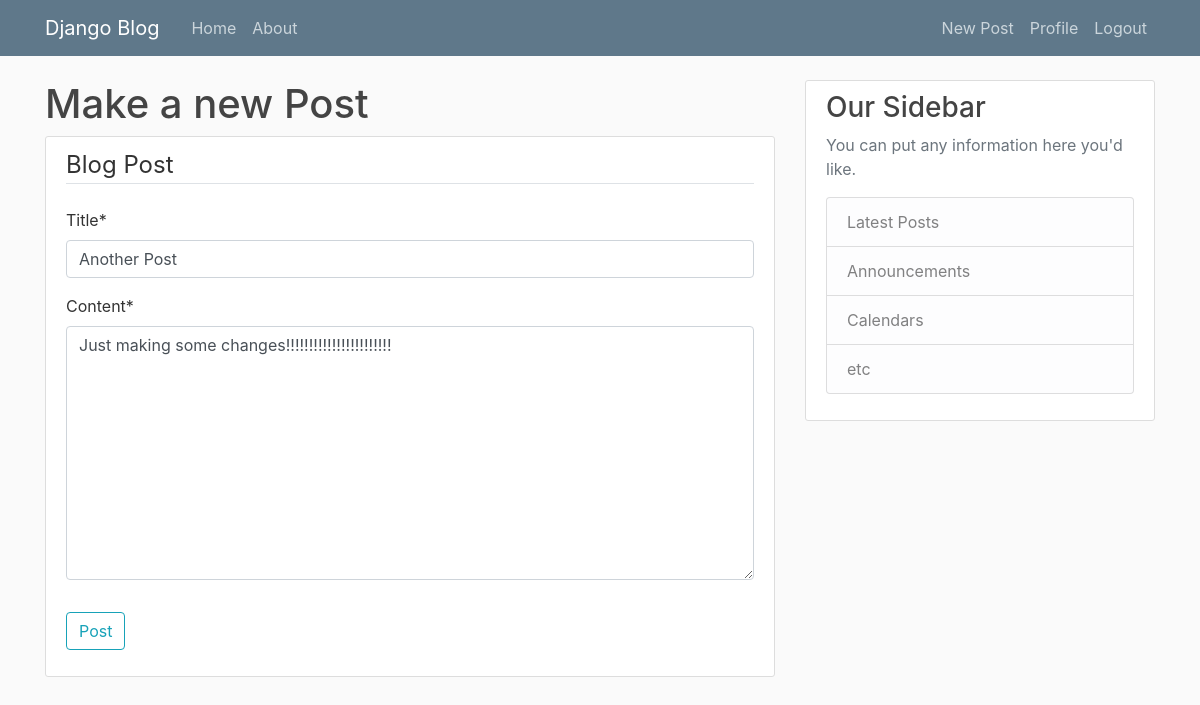
The app's page /post/31/update/ (signed in) with its own data.
### blog/models.py (models this page shows, shortened)
class Post(models.Model):
    title = models.CharField(max_length=150)
    content=models.TextField()
    date_posted= models.DateTimeField(default=timezone.now) #auto_now_add =True
    author = models.ForeignKey(User, on_delete= models.CASCADE)

### blog/views.py (the view, shortened to what this page needs)
# urls.py: path('post/<int:pk>/update/', PostUpdateView.as_view(), name='post-update'),
class PostUpdateView(LoginRequiredMixin, UserPassesTestMixin, UpdateView):
    model = Post
    fields = ['title', 'content']
    def test_func(self):
        post = self.get_object()
        if self.request.user == post.author:
            return True
        return False

### blog/templates/blog/post_form.html (shortened to what this page needs)
{% extends "blog/base.html" %}
{% load crispy_forms_tags %}
{% block content %}
    <h1>Make a new Post</h1>
    <div class="content-section">
        <form method= "POST">
            <fieldset class="form-group">
                <legend class="border-bottom mb-4">Blog Post</legend>
                {{ form|crispy }}
            </fieldset>
            <div class="form-group">
                <button class="btn btn-outline-info" type="submit">Post</button>
            </div>
        </form>
    </div>
{% endblock content %}

### blog/static/blog/main.css (style rules this page uses)
body { background: #fafafa; color: #333333; margin-top: 5rem; }
h1, h2, h3, h4, h5, h6 { color: #444444; }
.content-section { background: #ffffff; padding: 10px 20px; border: 1px solid #dddddd; border-radius: 3px; margin-bottom: 20px; }

### records on screen
Post: title "Another Post", content "Just making some changes!!!!!!!!!!!!!!!!!!!!!!!"
